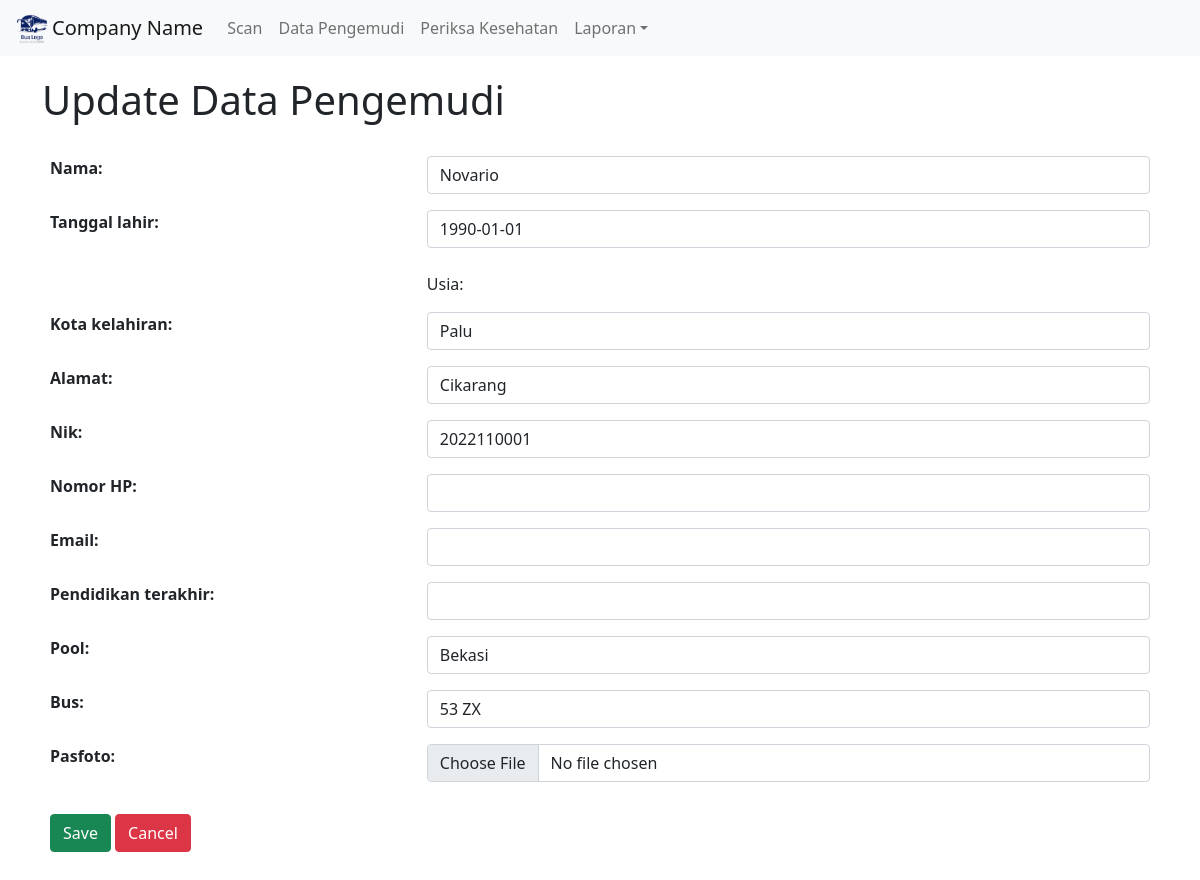
The page /pengemudi/update/1 (signed in) on the database as committed earlier.
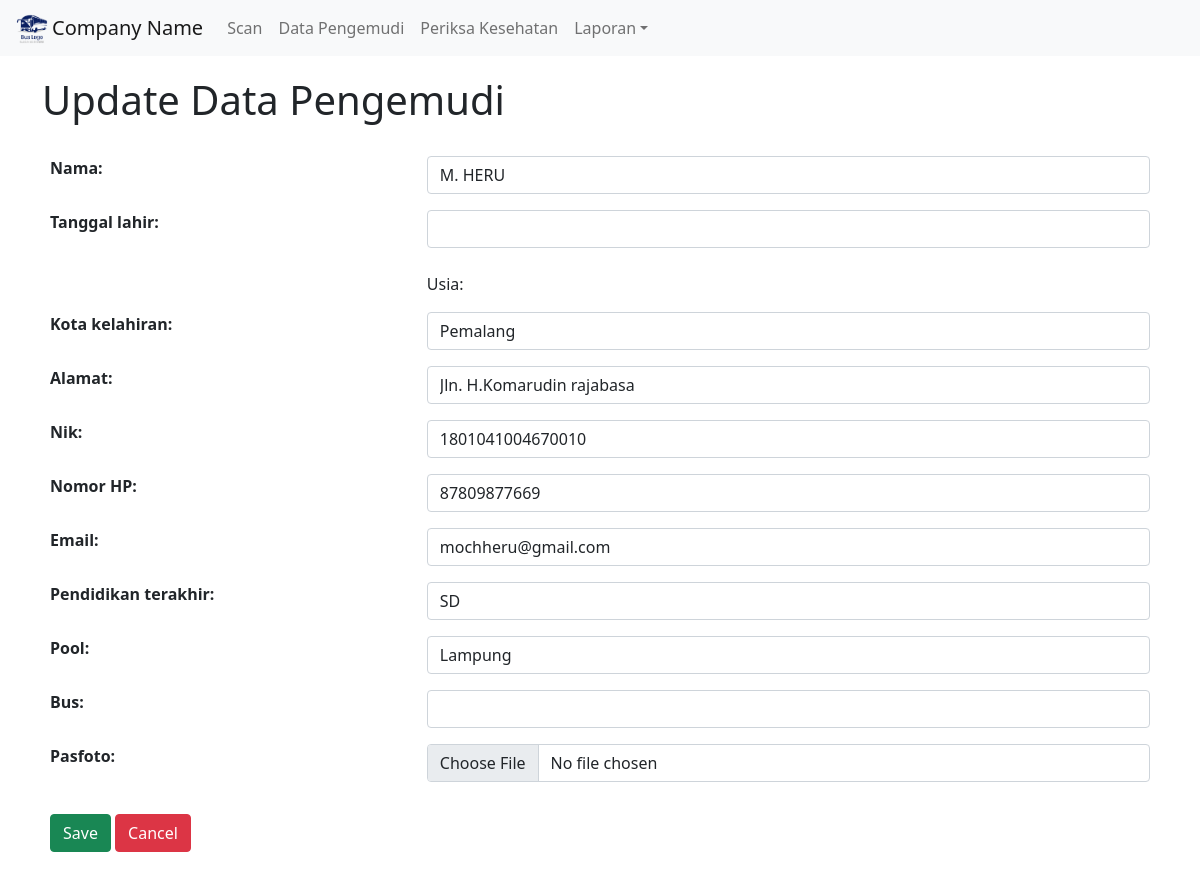
The same page on the database as committed later.
### LayakMengemudi/models.py (models this page shows, shortened)
class Pengemudi(models.Model):
    nama = models.CharField(max_length=100)
    tanggal_lahir = models.DateField(null=False, blank=False)#default=datetime.utcnow().date())
    kota_kelahiran = models.CharField(max_length=50, null=False, blank=False)
    alamat = models.TextField(null=False, blank=False)
    nik = models.CharField(max_length=16, null=False, blank=False, unique=True)
    nomor_hp = models.CharField(max_length=15, null=True, blank=True, unique=True)
    email = models.EmailField(null=True, blank=True, unique=True)
    pendidikan_terakhir = models.CharField(max_length=6, null=True, blank=True)
    pool = models.CharField(max_length=50, null=True, blank=True)
    bus = models.CharField(max_length=6,null=True, blank=True)
    class StatusJalan(models.TextChoices):
        LAYAK = 'L', _('Layak Jalan')
        TIDAK = 'TL', _('Tidak Layak Jalan')
    status = models.CharField(max_length=2, choices=StatusJalan.choices, default=StatusJalan.TIDAK)
    periksa_terakhir = models.DateTimeField(null=True)
    pasfoto = ResizedImageField(size=[300, 400], upload_to='images/%Y%m', default='images/no_pic.png')
    qrcode_path = models.CharField(max_length=256)

### LayakMengemudi/views.py (the view)
# urls.py: path('pengemudi/update/<int:pk>', PengemudiUpdate.as_view(), name='pengemudi-update'),
class PengemudiUpdate(LoginRequiredMixin, UpdateView):
    login_url = 'auth/login'
    model = Pengemudi
    template_name = 'pengemudi_updateview.html'
    form_class = FormPengemudiCreate

### templates/pengemudi_updateview.html (shortened to what this page needs)
{% extends 'navigation.html' %}
{% load static %}
{% block content %}
 <div class="container">
    <h1>Update Data Pengemudi</h1>
    <form action="" method="post" enctype="multipart/form-data">
        <table class="table table-borderless">
            <thead>
                <tr>
                    <td colspan="2">
                    </td>
                </tr>
            </thead>
            <tbody>
                {{ form.as_table }}
            </tbody>
            <tr>
                <td>
                    <button type="submit" class="btn btn-success">Save</button>
                    <a href="{% url 'pengemudi-list' %}"  class="btn btn-danger">Cancel</a>
                </td>
            </tr>
        </table>
    </form>
 </div>
{% endblock %}

Rows that differ between the two databases and show on the page:
changed Pengemudi: nama "Novario" → "M. HERU"; tanggal_lahir "1990-01-01" → (not shown); kota_kelahiran "Palu" → "Pemalang"; alamat "Cikarang" → "Jln. H.Komarudin rajabasa"; nik "2022110001" → "1801041004670010"; nomor_hp (not shown) → "87809877669"; email (not shown) → "mochheru@gmail.com"; pendidikan_terakhir (not shown) → "SD"; pool "Bekasi" → "Lampung"; bus "53 ZX" → (not shown)
